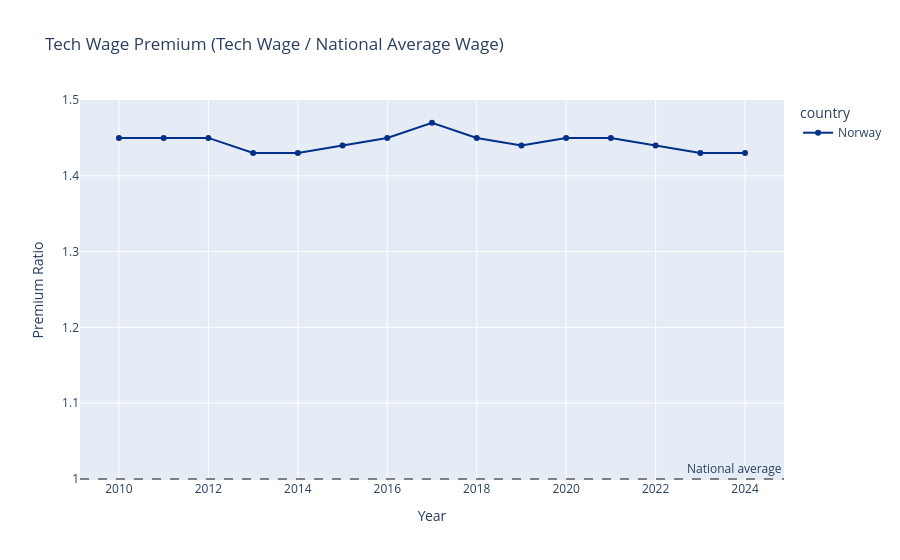

The cell this chart's notebook holds for it:
### Markdown cell above
## 4. Key Finding 3: The Tech Wage Premium

How much more do tech workers earn compared to the national average in each country?
A higher premium suggests tech is a more 'elite' sector in that economy.

### Code cell
tech_w  = wages[wages['industry'] == 'Technology'][['country','year','wage_annual_usd_ppp']].rename(columns={'wage_annual_usd_ppp': 'tech_wage'})
total_w = wages[wages['industry'] == 'Total'][['country','year','wage_annual_usd_ppp']].rename(columns={'wage_annual_usd_ppp': 'avg_wage'})

merged = tech_w.merge(total_w, on=['country','year'])
merged['premium_ratio'] = (merged['tech_wage'] / merged['avg_wage']).round(2)

fig = px.line(
    merged,
    x='year', y='premium_ratio', color='country',
    color_discrete_map={'Norway': '#003087', 'United States': '#B22234'},
    markers=True,
    title='Tech Wage Premium (Tech Wage / National Average Wage)',
    labels={'premium_ratio': 'Premium Ratio', 'year': 'Year'}
)
fig.add_hline(y=1.0, line_dash='dash', line_color='gray', annotation_text='National average')
fig.show()

print("\n2023 tech wage premium:")
print(merged[merged['year']==2023][['country','tech_wage','avg_wage','premium_ratio']].to_string(index=False))

### Figure 1 — Plotly figure (JSON) as saved in the notebook; plotly's stock layout.template omitted (floating-point values rounded to 4 significant figures)
{"data": [{"hovertemplate": "country=Norway<br>Year=%{x}<br>Premium Ratio=%{y}<extra></extra>", "legendgroup": "Norway", "line": {"color": "#003087", "dash": "solid"}, "marker": {"symbol": "circle"}, "mode": "lines+markers", "name": "Norway", "orientation": "v", "showlegend": true, "type": "scatter", "x": [2010, 2011, 2012, 2013, 2014, 2015, 2016, 2017, 2018, 2019, 2020, 2021, 2022, 2023, 2024], "xaxis": "x", "y": [1.45, 1.45, 1.45, 1.43, 1.43, 1.44, 1.45, 1.47, 1.45, 1.44, 1.45, 1.45, 1.44, 1.43, 1.43], "yaxis": "y"}], "layout": {"annotations": [{"showarrow": false, "text": "National average", "x": 1, "xanchor": "right", "xref": "x domain", "y": 1, "yanchor": "bottom", "yref": "y"}], "legend": {"title": {"text": "country"}, "tracegroupgap": 0}, "shapes": [{"line": {"color": "gray", "dash": "dash"}, "type": "line", "x0": 0, "x1": 1, "xref": "x domain", "y0": 1, "y1": 1, "yref": "y"}], "title": {"text": "Tech Wage Premium (Tech Wage / National Average Wage)"}, "xaxis": {"anchor": "y", "domain": [0, 1], "title": {"text": "Year"}}, "yaxis": {"anchor": "x", "domain": [0, 1], "title": {"text": "Premium Ratio"}}}}
